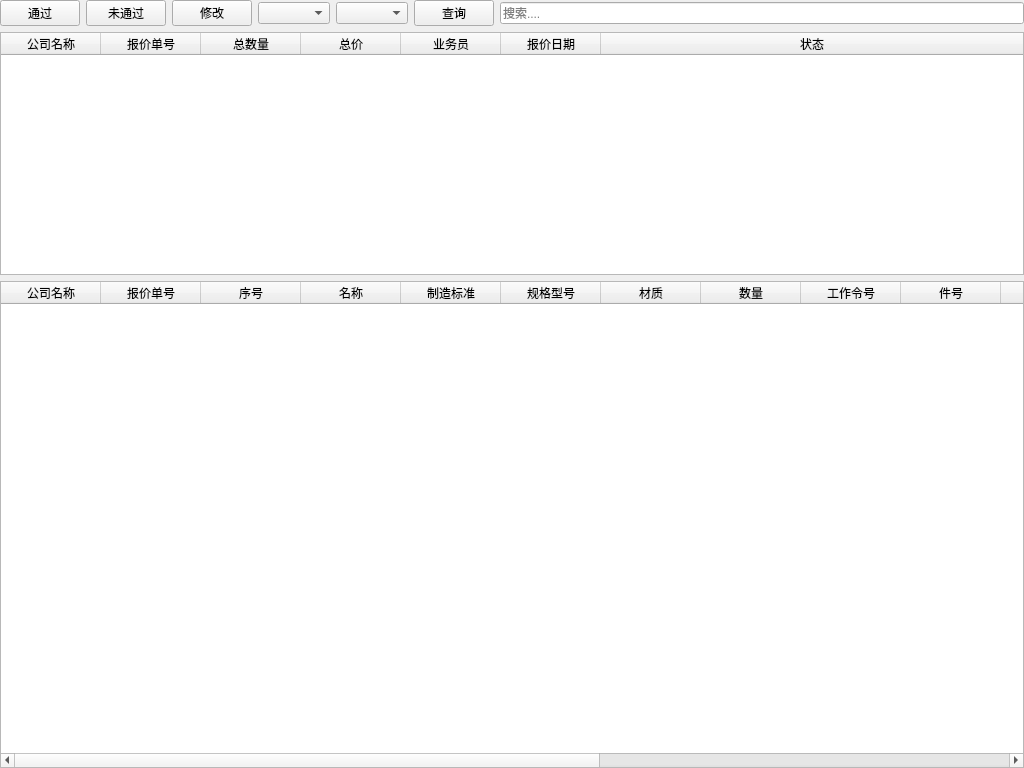
<?xml version="1.0" encoding="UTF-8"?>
<ui version="4.0">
 <class>Quote_check</class>
 <widget class="QWidget" name="Quote_check">
  <property name="geometry">
   <rect>
    <x>0</x>
    <y>0</y>
    <width>1024</width>
    <height>768</height>
   </rect>
  </property>
  <property name="windowTitle">
   <string>报价审核</string>
  </property>
  <property name="toolTip">
   <string/>
  </property>
  <layout class="QVBoxLayout" name="verticalLayout" stretch="0,1,2">
   <property name="leftMargin">
    <number>0</number>
   </property>
   <property name="topMargin">
    <number>0</number>
   </property>
   <property name="rightMargin">
    <number>0</number>
   </property>
   <property name="bottomMargin">
    <number>0</number>
   </property>
   <item>
    <layout class="QHBoxLayout" name="horizontalLayout">
     <item>
      <widget class="QPushButton" name="Button_pass">
       <property name="toolTip">
        <string>审核通过</string>
       </property>
       <property name="text">
        <string>通过</string>
       </property>
       <property name="icon">
        <iconset>
         <normaloff>../images/Accept_24px.ico</normaloff>../images/Accept_24px.ico</iconset>
       </property>
      </widget>
     </item>
     <item>
      <widget class="QPushButton" name="Button_nopass">
       <property name="toolTip">
        <string>审核未通过</string>
       </property>
       <property name="text">
        <string>未通过</string>
       </property>
       <property name="icon">
        <iconset>
         <normaloff>../images/stop_32px.ico</normaloff>../images/stop_32px.ico</iconset>
       </property>
      </widget>
     </item>
     <item>
      <widget class="QPushButton" name="Button_edit">
       <property name="toolTip">
        <string>修改报价</string>
       </property>
       <property name="text">
        <string>修改</string>
       </property>
       <property name="icon">
        <iconset>
         <normaloff>../images/modify_24px.png</normaloff>../images/modify_24px.png</iconset>
       </property>
      </widget>
     </item>
     <item>
      <widget class="QComboBox" name="Box_group">
       <property name="toolTip">
        <string>分组</string>
       </property>
      </widget>
     </item>
     <item>
      <widget class="QComboBox" name="Box_filter">
       <property name="toolTip">
        <string>筛选</string>
       </property>
       <property name="currentText">
        <string/>
       </property>
      </widget>
     </item>
     <item>
      <widget class="QPushButton" name="Button_query">
       <property name="text">
        <string>查询</string>
       </property>
       <property name="icon">
        <iconset>
         <normaloff>../images/find_24px_28620.png</normaloff>../images/find_24px_28620.png</iconset>
       </property>
      </widget>
     </item>
     <item>
      <widget class="QLineEdit" name="Line_search">
       <property name="toolTip">
        <string>搜索</string>
       </property>
       <property name="text">
        <string/>
       </property>
       <property name="placeholderText">
        <string>搜索....</string>
       </property>
       <property name="clearButtonEnabled">
        <bool>true</bool>
       </property>
      </widget>
     </item>
    </layout>
   </item>
   <item>
    <widget class="QTableWidget" name="Quote_list">
     <property name="sizePolicy">
      <sizepolicy hsizetype="Preferred" vsizetype="Preferred">
       <horstretch>0</horstretch>
       <verstretch>0</verstretch>
      </sizepolicy>
     </property>
     <property name="toolTip">
      <string>报价清单</string>
     </property>
     <attribute name="horizontalHeaderStretchLastSection">
      <bool>true</bool>
     </attribute>
     <attribute name="verticalHeaderStretchLastSection">
      <bool>false</bool>
     </attribute>
     <column>
      <property name="text">
       <string>公司名称</string>
      </property>
     </column>
     <column>
      <property name="text">
       <string>报价单号</string>
      </property>
     </column>
     <column>
      <property name="text">
       <string>总数量</string>
      </property>
     </column>
     <column>
      <property name="text">
       <string>总价</string>
      </property>
     </column>
     <column>
      <property name="text">
       <string>业务员</string>
      </property>
     </column>
     <column>
      <property name="text">
       <string>报价日期</string>
      </property>
     </column>
     <column>
      <property name="text">
       <string>状态</string>
      </property>
     </column>
    </widget>
   </item>
   <item>
    <widget class="QTableWidget" name="Quote_detail">
     <property name="sizePolicy">
      <sizepolicy hsizetype="Preferred" vsizetype="Preferred">
       <horstretch>0</horstretch>
       <verstretch>0</verstretch>
      </sizepolicy>
     </property>
     <property name="toolTip">
      <string>报价明细</string>
     </property>
     <column>
      <property name="text">
       <string>公司名称</string>
      </property>
     </column>
     <column>
      <property name="text">
       <string>报价单号</string>
      </property>
     </column>
     <column>
      <property name="text">
       <string>序号</string>
      </property>
     </column>
     <column>
      <property name="text">
       <string>名称</string>
      </property>
     </column>
     <column>
      <property name="text">
       <string>制造标准</string>
      </property>
     </column>
     <column>
      <property name="text">
       <string>规格型号</string>
      </property>
     </column>
     <column>
      <property name="text">
       <string>材质</string>
      </property>
     </column>
     <column>
      <property name="text">
       <string>数量</string>
      </property>
     </column>
     <column>
      <property name="text">
       <string>工作令号</string>
      </property>
     </column>
     <column>
      <property name="text">
       <string>件号</string>
      </property>
     </column>
     <column>
      <property name="text">
       <string>单价</string>
      </property>
     </column>
     <column>
      <property name="text">
       <string>总价</string>
      </property>
     </column>
     <column>
      <property name="text">
       <string>单重</string>
      </property>
     </column>
     <column>
      <property name="text">
       <string>公斤价</string>
      </property>
     </column>
     <column>
      <property name="text">
       <string>加工费</string>
      </property>
     </column>
     <column>
      <property name="text">
       <string>其他费用</string>
      </property>
     </column>
     <column>
      <property name="text">
       <string>备注</string>
      </property>
     </column>
    </widget>
   </item>
  </layout>
 </widget>
 <resources/>
 <connections/>
</ui>
